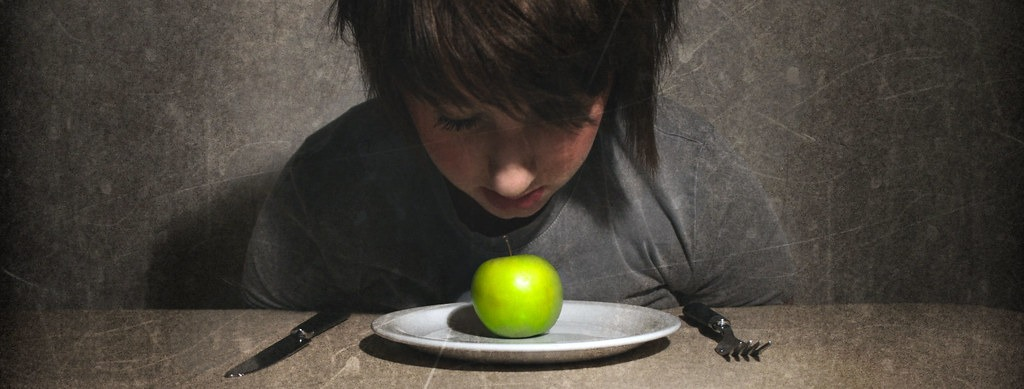
#> input picture backend/data_eval/food_in_context/apple_1a1afafa.jpg, 1024 x 389 px; its folder holds only this picture in this run
$ python -i image_quality.py   (imports and definitions only)
#> lines starting #> are read from the running program, lines starting #| are printed output that depends on the picture
#> further down, picture is the input picture: PIL image 1024x389 RGB; mean R, G, B 71.6, 66.6, 57.9
"""Image-quality assessment and selective enhancement for food photos (numpy + Pillow; OpenCV used when installed).

Quality is measured, not guessed:
  - size: the shorter side in pixels;
  - sharpness: variance of the Laplacian on a copy resized to 512 px on the long side (so phones with different
    resolutions are comparable), taken in the most detailed tiles of the photo so that a plain background does not
    make sharp food look blurred. Low variance there = blur;
  - exposure: mean brightness and the share of nearly black / nearly white pixels (under- and over-exposure);
  - contrast: standard deviation of brightness;
  - glare: share of saturated, almost colourless highlight pixels.

The thresholds below are starting values chosen to flag only clearly bad photos. They have NOT been tuned on a set of
real user photos; every response returns the measured values so the thresholds can be checked and adjusted
(QUALITY_THRESHOLDS can be overridden in one place). Quality is reported separately from food-identity confidence
and from freshness confidence.
"""
from __future__ import annotations

import numpy as np
from PIL import Image, ImageOps

try:  # optional: better local contrast enhancement (CLAHE)
    import cv2  # type: ignore
except Exception:  # noqa: BLE001
    cv2 = None

QUALITY_THRESHOLDS = {
    "min_side_poor": 160,      # px; below this there is too little detail for the 224 px model input
    "min_side_fair": 320,
    "sharpness_poor": 20.0,    # Laplacian variance (90th percentile of 32 px tiles) on the 512 px, range-normalised copy
    "sharpness_fair": 60.0,
    "dark_mean": 55.0,         # mean brightness 0-255
    "bright_mean": 232.0,
    "clipped_share": 0.35,     # share of pixels that are almost black or almost white
    "contrast_low": 18.0,      # brightness standard deviation
    "glare_share": 0.25,       # white plates and paper are also bright and colourless, so only large areas count
}

ADVICE = {
    "too_small": "The photo is very small. Move closer or use a higher resolution.",
    "blurry": "The photo looks blurred. Hold the phone steady and tap to focus before taking the picture.",
    "slightly_blurry": "The photo is slightly soft. A sharper photo gives a more reliable result.",
    "too_dark": "The photo is too dark. Use more light or move near a window.",
    "too_bright": "The photo is over-exposed. Avoid direct light or flash on the food.",
    "low_contrast": "The photo has very little contrast. Use a plain background and even light.",
    "glare": "There is strong glare. Tilt the item or the phone to avoid reflections.",
}


def _laplacian(gray: np.ndarray) -> np.ndarray:
    g = gray.astype(float)
    return -4 * g[1:-1, 1:-1] + g[:-2, 1:-1] + g[2:, 1:-1] + g[1:-1, :-2] + g[1:-1, 2:]


def _laplacian_var(gray: np.ndarray) -> float:
    return float(_laplacian(gray).var())


# [60 lines left out: functions _detail_sharpness, assess, not called in this run]


def enhance(img: Image.Image) -> Image.Image:
    """Mild exposure/contrast correction for dark or flat photos: gamma towards mid-grey, then local contrast (CLAHE on
    the lightness channel when OpenCV is installed, otherwise a gentle global autocontrast). Colours are preserved
    as much as possible because colour matters for food identity and freshness. No sharpening is applied: it cannot
    recover detail that was not captured and it creates artefacts the models were not trained on."""
    rgb = ImageOps.exif_transpose(img).convert("RGB")
    arr = np.asarray(rgb, dtype=float) / 255.0
    mean = float((arr @ np.array([0.299, 0.587, 0.114])).mean())
#> mean = 0.263
    gamma = float(np.clip(np.log(0.5) / np.log(max(mean, 1e-3)), 0.5, 2.0))
#> gamma = 0.519
    arr = np.clip(arr ** gamma, 0, 1)
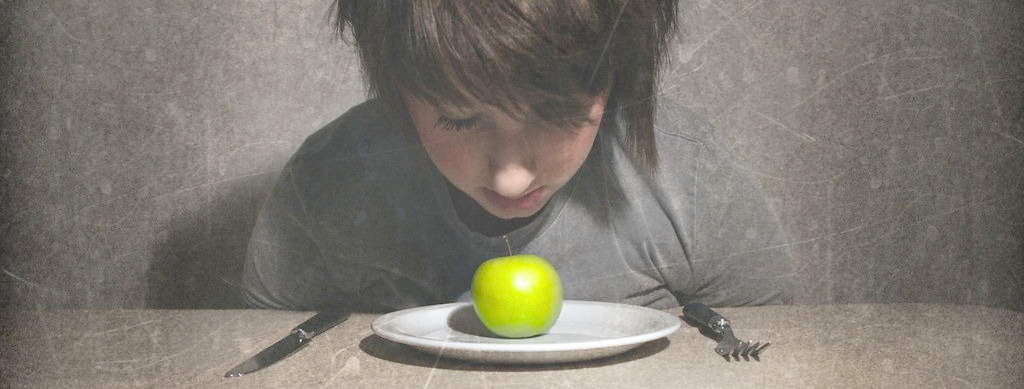
#> arr: shape (389, 1024, 3) float64; mean R, G, B 0.498, 0.479, 0.445
    out = Image.fromarray((arr * 255).astype(np.uint8))
    if cv2 is not None:
        lab = cv2.cvtColor(np.asarray(out), cv2.COLOR_RGB2LAB)
#> lab: shape (389, 1024, 3); mean of channels 0, 1, 2 130, 128.4, 133.2
        lab[:, :, 0] = cv2.createCLAHE(clipLimit=2.0, tileGridSize=(8, 8)).apply(lab[:, :, 0])
#> lab: shape (389, 1024, 3); mean of channels 0, 1, 2 129.3, 128.4, 133.2
        return Image.fromarray(cv2.cvtColor(lab, cv2.COLOR_LAB2RGB))
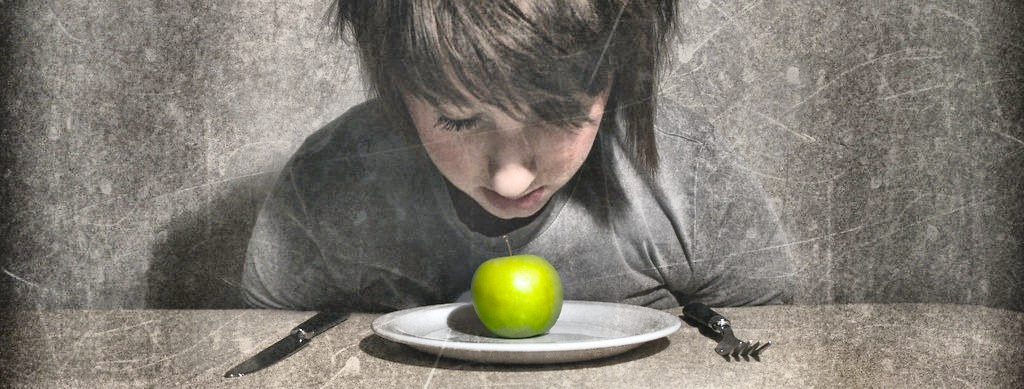
#> returned value: PIL image 1024x389 RGB; mean R, G, B 126.4, 121.7, 112.9
    return ImageOps.autocontrast(out, cutoff=1, preserve_tone=True)


# [14 lines left out: function choose, not called in this run]

>>> from PIL import Image
>>> picture = Image.open('../../data_eval/food_in_context/apple_1a1afafa.jpg')
>>> result = enhance(picture)

$ run again, on backend/data_eval/food_in_context/burger_9e0543f7.jpg
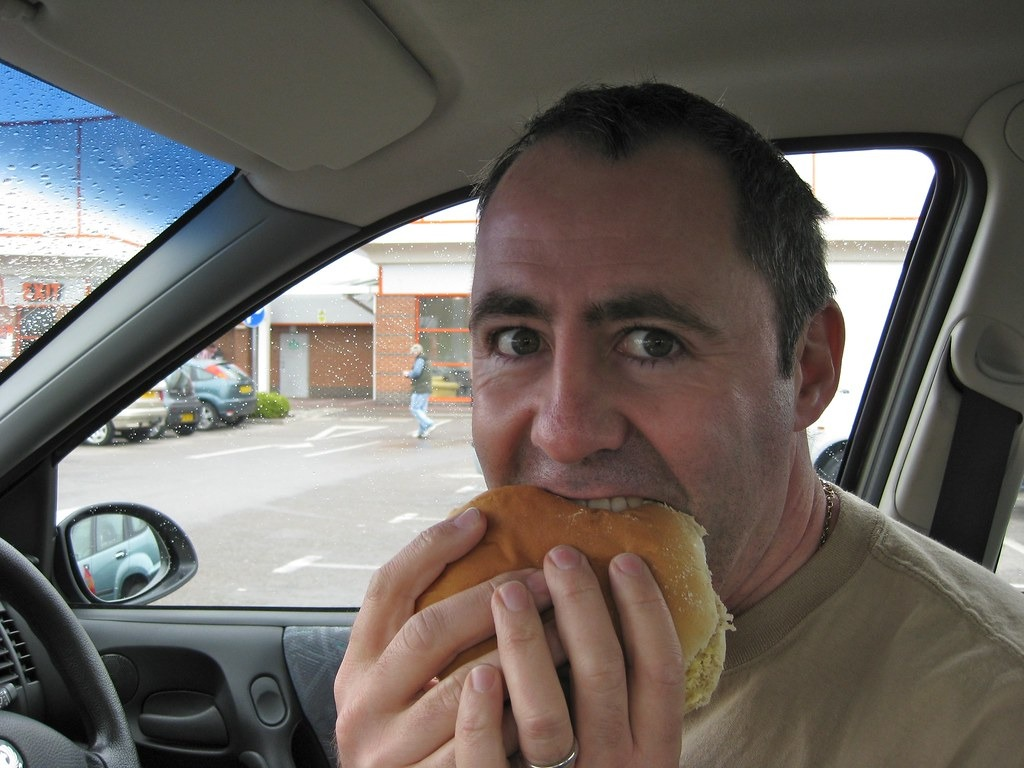
#> input picture backend/data_eval/food_in_context/burger_9e0543f7.jpg, 1024 x 768 px
#> picture is the input picture: PIL image 1024x768 RGB; mean R, G, B 107.3, 101.4, 96.2
#> mean = 0.402
#> gamma = 0.761
#> in enhance, `arr = np.clip(arr ** gamma, 0, 1)`:
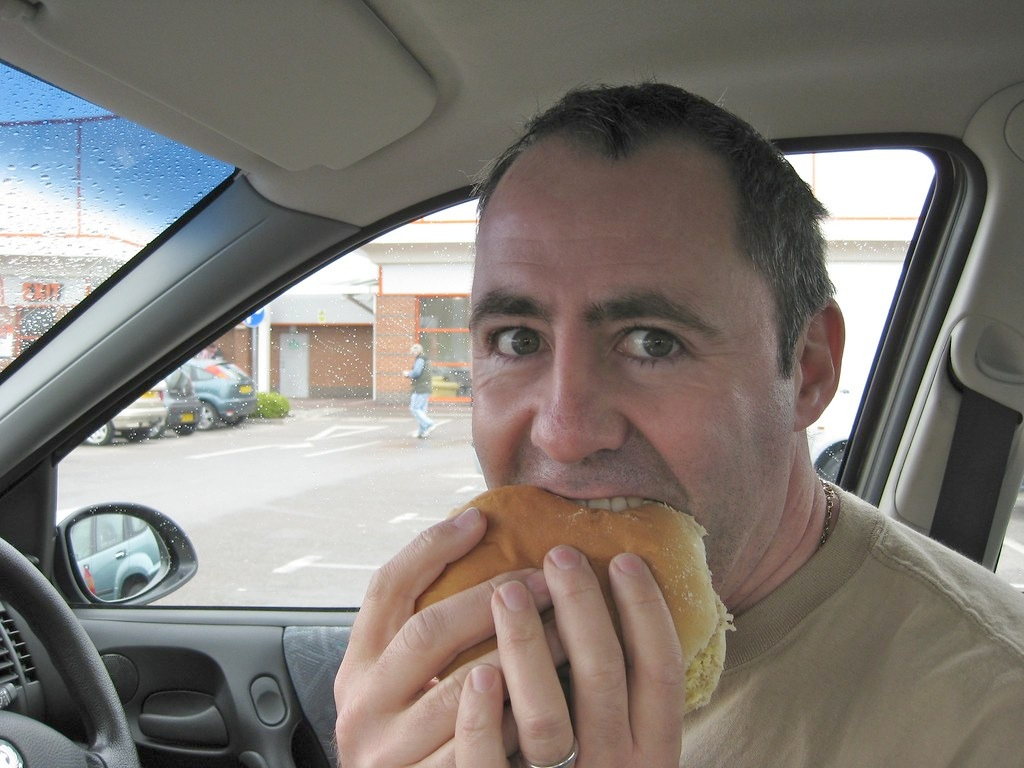
#> arr: shape (768, 1024, 3) float64; mean R, G, B 0.502, 0.479, 0.458
#> in enhance, `return Image.fromarray(cv2.cvtColor(lab, cv2.COLOR_LAB2RGB))`:
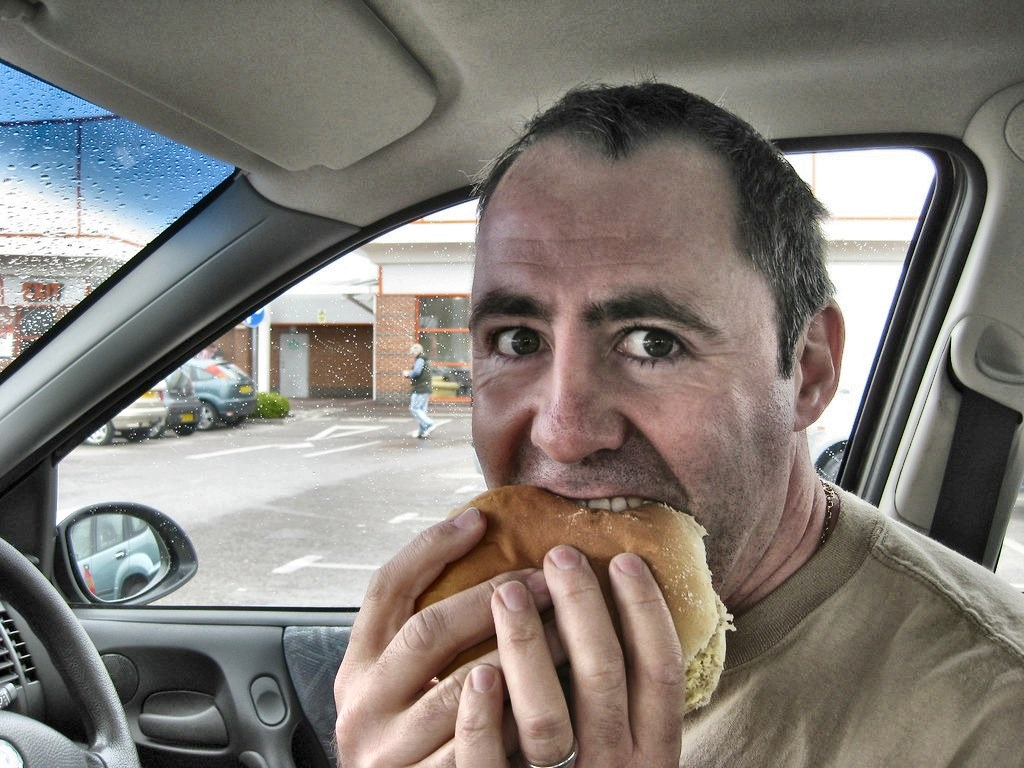
#> returned value: PIL image 1024x768 RGB; mean R, G, B 129.2, 123.6, 118

$ run again, on backend/data_eval/food_in_context/donut_7c1b16ac.jpg
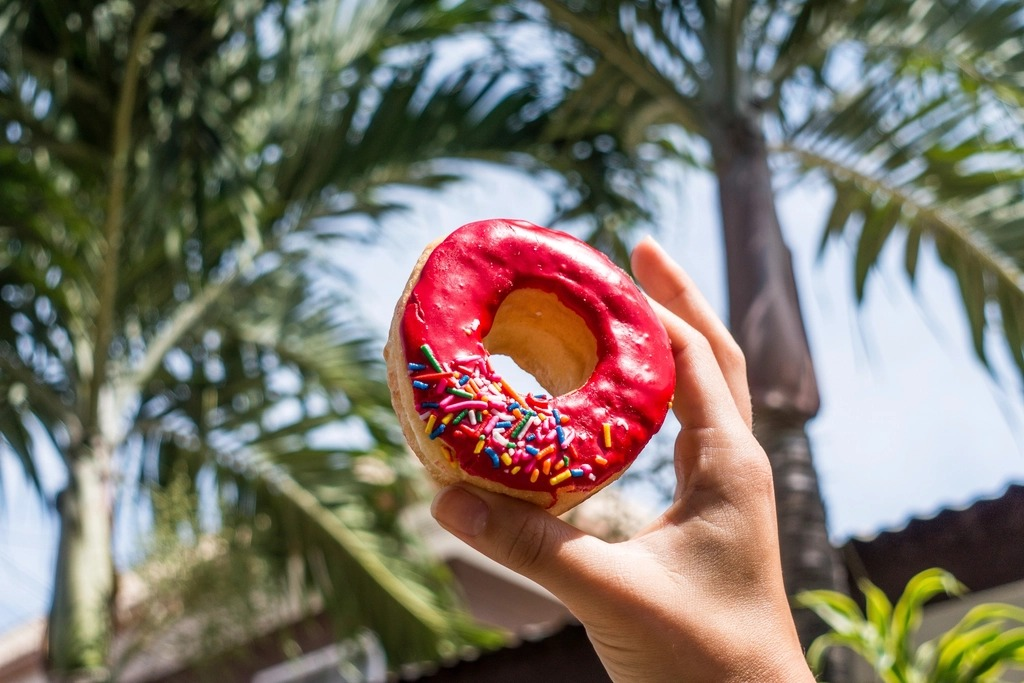
#> input picture backend/data_eval/food_in_context/donut_7c1b16ac.jpg, 1024 x 683 px
#> picture is the input picture: PIL image 1024x683 RGB; mean R, G, B 126, 116.9, 105.3
#> mean = 0.464
#> gamma = 0.902
#> in enhance, `return Image.fromarray(cv2.cvtColor(lab, cv2.COLOR_LAB2RGB))`:
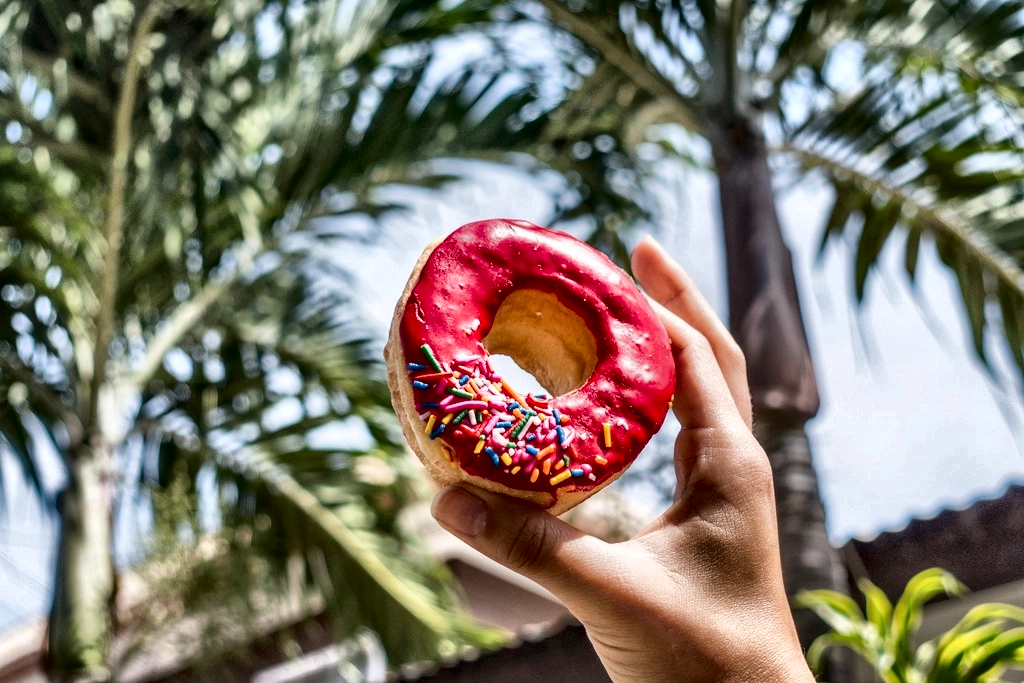
#> returned value: PIL image 1024x683 RGB; mean R, G, B 130.8, 123.1, 110.8
